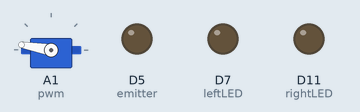
The program below on a simulated CircuitPython board. On the bench: servo, output pins drawn as LEDs (lit = HIGH). Random numbers come from a fixed seed; pins used as bus, display or sensor lines are not drawn; what the program prints to the serial console is not drawn. At 71.0 s the program ends and the board releases its pins; the recording ends there.

Above: at 0.1 s.
At 63.9 s:
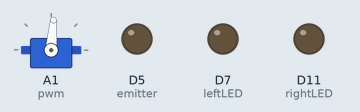
Timing chart, 0 to 65.4 s (numbered marks = the images above):
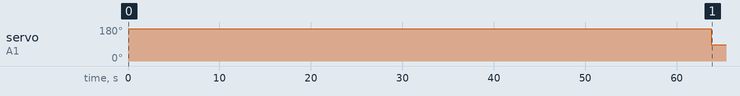

Measured:
- by itself, servo on A1 (pwm): 170° → 85° at 63.8 s

The program:

turtle_snowflake_example2.py
```python
from turtle import *

'''
Learn how to make a snowflake at
https://studio.code.org/s/frozen/stage/1/puzzle/12

This code will run on the Turtle Robot or on a laptop.
Pensize() & color() are not implemented in robot, but will
not cause an error.

Can you use the random.randrange(low, high) to create
a variable number of arms or lengths?
'''

print('Running "turtle_snowflake_example2.py"')

pensize(5)          # pensize & color are not implemented in robot
pencolor('skyblue')

arms = 5
length = 50
angle = 60

pendown()
for arm in range(arms):
    forward(length)
    right(angle)
    forward(length)
    left(angle)
    backward(length)
    right(angle)
    backward(length)
    right(360 / arms - angle)

penup()
setheading(90)  # North
forward(100)
done()  # this releases the motors to save power
```

turtle.py
```python
# Pinouts for Turtle Robot board 2.1 and 2.2
# Ver 20200304

import math
import time
import board
import digitalio
import adafruit_motor.servo
from analogio import AnalogIn
import calibration
import pulseio

pwm = pulseio.PWMOut(board.A1, frequency=50)
DEBUG = False

# Pin assignments
emitter = digitalio.DigitalInOut(board.D5)
leftLED = digitalio.DigitalInOut(board.D7)
rightLED = digitalio.DigitalInOut(board.D11)
button = digitalio.DigitalInOut(board.D12)
rightDetector = AnalogIn(board.A2)
leftDetector = AnalogIn(board.A3)

# Port setup
emitter.direction = digitalio.Direction.OUTPUT
leftLED.direction = digitalio.Direction.OUTPUT
rightLED.direction = digitalio.Direction.OUTPUT
button.direction = digitalio.Direction.INPUT
button.pull = digitalio.Pull.UP

# [wires blue->pink->yel->org]
Lstep0 = digitalio.DigitalInOut(board.D13)
Lstep1 = digitalio.DigitalInOut(board.D10)
Lstep2 = digitalio.DigitalInOut(board.A4)
Lstep3 = digitalio.DigitalInOut(board.A5)

Rstep0 = digitalio.DigitalInOut(board.SCK)
Rstep1 = digitalio.DigitalInOut(board.MOSI)
Rstep2 = digitalio.DigitalInOut(board.MISO)
Rstep3 = digitalio.DigitalInOut(board.D9)

# put connections in array to make life easier
R_stepper = [Rstep0, Rstep1, Rstep2, Rstep3]
L_stepper = [Lstep0, Lstep1, Lstep2, Lstep3]

for wire in L_stepper:
    wire.direction = digitalio.Direction.OUTPUT

for wire in R_stepper:
    wire.direction = digitalio.Direction.OUTPUT

# stepper patterns
patterns = [[1, 1, 0, 0], [0, 1, 1, 0], [0, 0, 1, 1], [1, 0, 0, 1]]

_x = 0
_y = 0
_heading = 0
frac_error = 0
spacer = ''

servo = adafruit_motor.servo.Servo(pwm, min_pulse=calibration.min_pulse,
                                   max_pulse=calibration.max_pulse)


def setDebug(val):
    global DEBUG
    DEBUG = val


def step(distance):
    steps = distance * calibration.steps_rev/(calibration.wheel_dia * math.pi)
    frac = steps-int(steps)
    if frac > 0.5:
        return int(steps + 1), 1 - frac
    else:
        return int(steps), -frac


def forward(distance):
    global _x, _y, _heading
    steps, frac = step(distance)
    if DEBUG:
        print("%sforward(%s)" % (spacer, distance))

    for x in range(steps):
        for pattern in range(len(patterns)):
            for bit in range(len(patterns[pattern])):  # fwd_mask[num]:
                L_stepper[bit].value = patterns[pattern][bit]
                R_stepper[bit].value = patterns[::-1][pattern][bit]
            time.sleep(calibration.delay_time/1000)

    # new point
    deltax = distance * math.cos(math.radians(_heading))
    deltay = distance * math.sin(math.radians(_heading))
    _x = _x + deltax
    _y = _y + deltay


def backward(distance):
    global _x, _y, _heading
    steps, frac = step(distance)
    if DEBUG:
        print("%sbackward(%s)" % (spacer, distance))

    for x in range(steps):
        for pattern in range(len(patterns)):
            for bit in range(len(patterns[pattern])):  # fwd_mask[num]:
                R_stepper[bit].value = patterns[pattern][bit]
                L_stepper[bit].value = patterns[::-1][pattern][bit]
            time.sleep(calibration.delay_time/1000)

    # new point
    deltax = distance * math.cos(math.radians(_heading - 180))
    deltay = distance * math.sin(math.radians(_heading - 180))
    _x = _x + deltax
    _y = _y + deltay


def left(degrees):
    global _x, _y, _heading, frac_error
    if (degrees < 0):
        right(-degrees)
    else:
        if DEBUG:
            print("%sleft(%s)" % (spacer, degrees))
        rotation = degrees / 360.0
        distance = calibration.wheel_base * math.pi * rotation
        steps, frac = step(distance)
        frac_error += frac
        for x in range(steps):
            for pattern in range(len(patterns)):
                for bit in range(len(patterns[pattern])):  # fwd_mask[num]:
                    R_stepper[bit].value = patterns[pattern][bit]
                    L_stepper[bit].value = patterns[pattern][bit]
                time.sleep(calibration.delay_time/1000)
        _heading = _heading + degrees
        while _heading > 360:
            _heading = _heading - 360
        if False:
            print("steps=%s, frac_error=%s" % (steps, frac_error))


def right(degrees):
    global _x, _y, _heading
    if (degrees < 0):
        left(-degrees)
    else:
        if DEBUG:
            print("%sright(%s)" % (spacer, degrees))
        rotation = degrees / 360.0
        distance = calibration.wheel_base * math.pi * rotation
        steps, frac = step(distance)
        for x in range(steps):
            for pattern in range(len(patterns)):
                for bit in range(len(patterns[pattern])):  # fwd_mask[num]:
                    R_stepper[bit].value = patterns[::-1][pattern][bit]
                    L_stepper[bit].value = patterns[::-1][pattern][bit]
                time.sleep(calibration.delay_time/1000)
        _heading = _heading - degrees
        while _heading < 0:
            _heading = _heading + 360


def penup():
    servo.angle = calibration.PEN_UP
    if DEBUG:
        print("penup()")

def pendown():
    servo.angle = calibration.PEN_DOWN
    if DEBUG:
        print("pendown()")

def done():
    for value in range(4):
        L_stepper[value].value = False
        R_stepper[value].value = False
    penup()
    time.sleep(1)
    if DEBUG:
        print("done()")

def goto(x, y):
    global spacer
    spacer = '    '  # offsets debug statements after "goto(x, y)"
    center_x, center_y = position()
    bearing = getBearing(x, y, center_x, center_y)
    trnRight = heading() - bearing
    if DEBUG:
        print("goto(%s, %s)" % (x, y))
    if abs(trnRight) > 180:
        if trnRight >= 0:
            left(360 - trnRight)
            # if DEBUG: print('left(%s)' % (360 - trnRight))
        else:
            right(360 + trnRight)
            # if DEBUG: print('right(%s)' % (360 + trnRight))
    else:
        if trnRight >= 0:
            right(trnRight)
            # if DEBUG: print('right(%s)' % trnRight)
        else:
            left(-trnRight)
            # if DEBUG: print('left(%s)' % -trnRight)
    dist = distance(tuple(position()), (x, y))
    forward(dist)
    spacer = ''


def setheading(to_angle):
    '''
    Set the orientation of the turtle to to_angle.

    Aliases:  setheading | seth

    Argument:
    to_angle -- a number (integer or float)

    Set the orientation of the turtle to to_angle.
    Here are some common directions in degrees:

     standard - mode:          logo-mode:
    -------------------|--------------------
       0 - east                0 - north
      90 - north              90 - east
     180 - west              180 - south
     270 - south             270 - west

    Example:
    >>> setheading(90)
    >>> heading()
    90
    '''

    cur_heading = heading()
    if (to_angle - cur_heading) < 0:
        if (to_angle - cur_heading) > -180:
            left(to_angle - cur_heading)
            if DEBUG: print("Case 1 left(%s)" % (to_angle - cur_heading))
        else:
            left(to_angle - cur_heading + 360)
            if DEBUG: print("Case 2 left(%s)" % (to_angle - cur_heading + 360))
    else:
        if (to_angle - cur_heading) > 180:
            left(360 - to_angle - cur_heading - 180)
            if DEBUG: print("Case 3 left(%s)" % (360 - to_angle - cur_heading))
        else:
            left(to_angle - cur_heading)
            if DEBUG: print("Case 4 left(%s)" % (to_angle - cur_heading))


def pensize(size):
    print('pensize() is not implemented in Turtle Robot')
    pass


def pencolor(color):
    print('pencolor() is not implemented in Turtle Robot')
    pass


def speed(x):
    print('speed() is not implemented in Turtle Robot')
    pass

def shape(x):
    print('shape() is not implemented in Turtle Robot')
    pass


def position():
    return _x, _y


def heading():
    return _heading


def distance(pointA, pointB):
    return abs((pointB[0] - pointA[0])**2 + (pointB[1] - pointA[1])**2)**0.5


def getBearing(x, y, center_x, center_y):
    # https://stackoverflow.com/questions/5058617/bearing-between-two-points
    angle = math.degrees(math.atan2(y - center_y, x - center_x))
    bearing = (angle + 360) % 360
    return bearing


def circle(radius, extent=None, steps=None):
    """ Draw a circle with given radius.

    Arguments:
    radius -- a number
    extent (optional) -- a number
    steps (optional) -- an integer

    Draw a circle with given radius. The center is radius units left
    of the turtle; extent - an angle - determines which part of the
    circle is drawn. If extent is not given, draw the entire circle.
    If extent is not a full circle, one endpoint of the arc is the
    current pen position. Draw the arc in counterclockwise direction
    if radius is positive, otherwise in clockwise direction. Finally
    the direction of the turtle is changed by the amount of extent.

    As the circle is approximated by an inscribed regular polygon,
    steps determines the number of steps to use. If not given,
    it will be calculated automatically. Maybe used to draw regular
    polygons.

    call: circle(radius)                  # full circle
    --or: circle(radius, extent)          # arc
    --or: circle(radius, extent, steps)
    --or: circle(radius, steps=6)         # 6-sided polygon

    Example (for a Turtle instance named turtle):
    >>> turtle.circle(50)
    >>> turtle.circle(120, 180)  # semicircle
    """

    if extent is None:
        extent = 360
    if steps is None:
        frac = abs(extent)/360
        # print("frac = %s" % frac)
        steps = 1+int(min(11+abs(radius)/6.0, 59.0)*frac)
    w = 1.0 * extent / steps
    w2 = 0.5 * w
    length = 2.0 * radius * math.sin(w2*math.pi/180.0)
    if radius < 0:
        length, w, w2 = -length, -w, -w2
    if DEBUG:
        print("circle(%s, extent=%s, steps=%s)" % (radius, extent, steps))
    if False:
        print("length (step length) = %s" % length)
        print("w (turn angle)= %s" % w)
        print("w2 (inital rotation) = %s" % w2)

        print("steps = %s" % steps)
        print("extent = %s" % extent)
        # print("self._degreesPerAU = %s" % self._degreesPerAU)
    left(w2)
    for i in range(steps):
        forward(length)
        left(w)
    left(-w2)


def isButtonPushed():
    return not button.value #pulled up (True) when not pushed
```

calibration.py
```python
# robot specific parameters
wheel_dia = 51     # mm (increase = decrease distance)
wheel_base = 71.9 # mm (increase = spiral clockwise)

# stepper parameters
steps_rev = 512    # 512 for 64x gearbox, 128 for 16x gearbox
delay_time = 3     # time between steps in ms (too quick will freeze motors)

# servo parameters
PEN_DOWN = 170     # angle of servo when pen is down
PEN_UP = 85        # angle of servo when pen is up
min_pulse = 750
max_pulse = 2500
```
